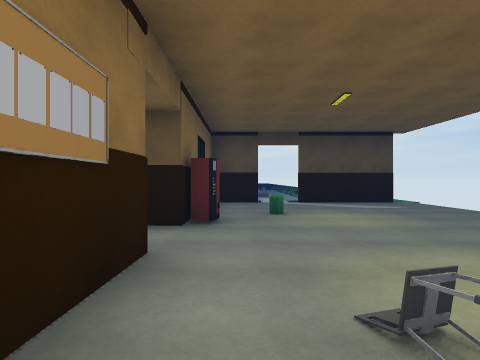
[1] (above)

12 first-person views from a walk through a 3-D level made in the Unity game engine. The camera is 1.4 m above the floor, looks level and sees 80° across. The floor is counted in squares, 2 m on a side. Each view is taken from the middle of a square. On the plan, view 1 faces up. The plan holds only what a view shows up to about 10 squares ahead; the rest is blank. The place goes on beyond the plan. Some animated figures are not drawn. Door leaves are left out, so doorways stand open. Some surface patterns are stand-ins.

[2]
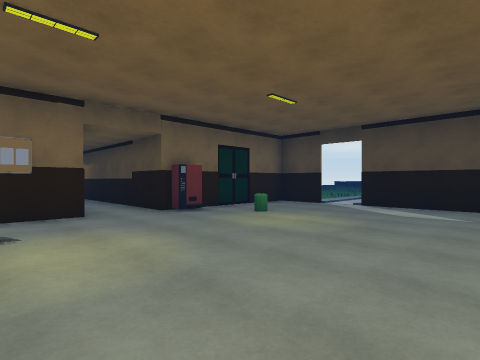

[3]
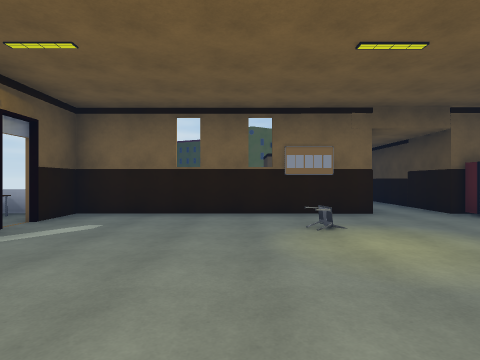

[4]
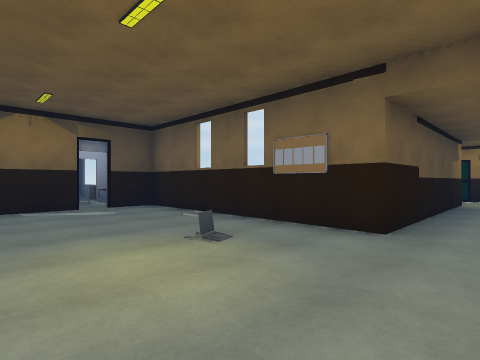

[5]
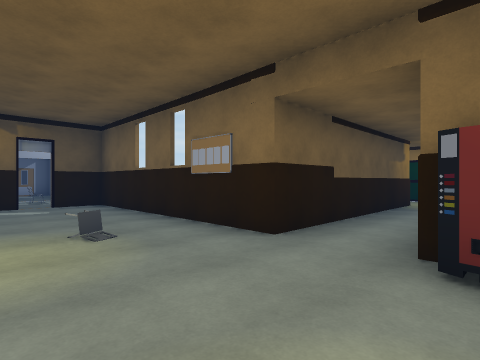

[6]
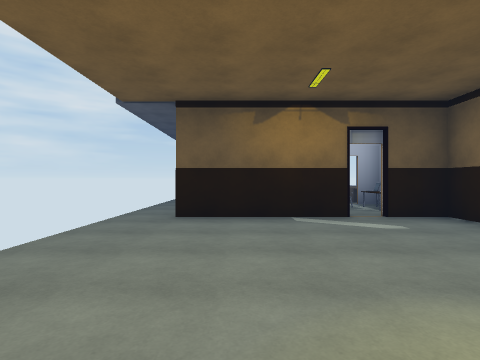

[7]
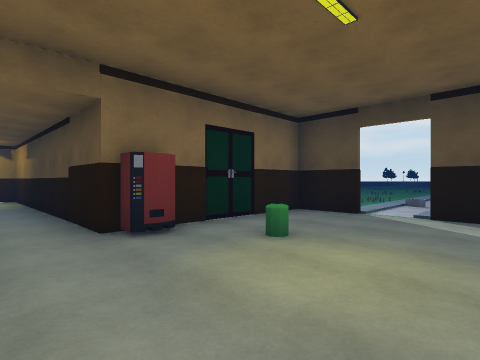

[8]
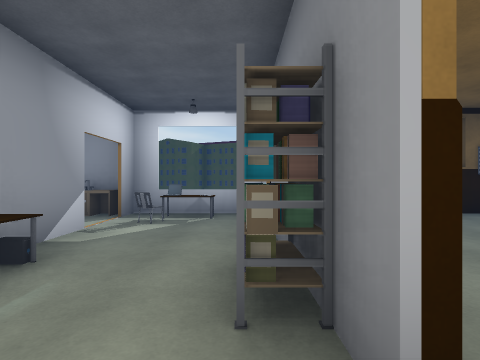

[9]
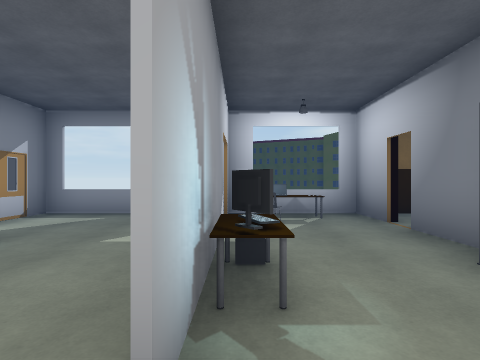

[10]
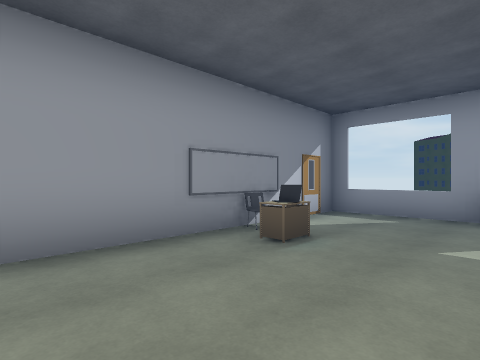

[11]
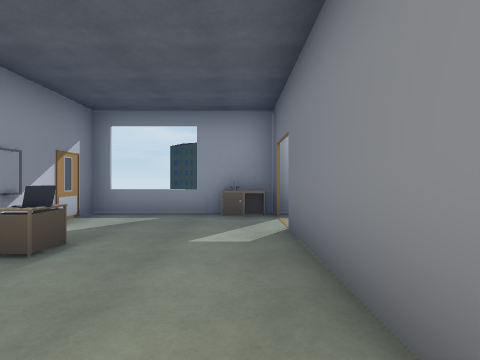

[12]
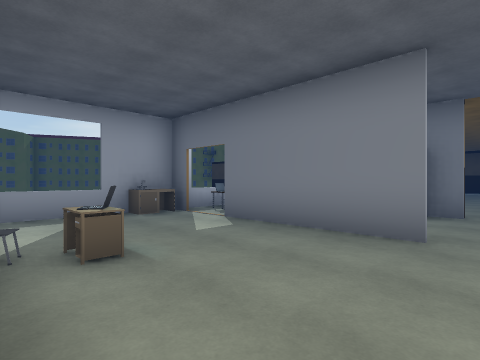

### Floor plan
Points are (right, up) in squares from view 1. A wall is a line through its corners. A room is listed if a view was taken in it or the views show most of it. See-through windows are left out.
Room 1 (views 1, 2, 3, 4, 5, 6, 7, 8, 9, 10, 11, 12)
walls: (0.9, -3.4) (2.6, -3.4); (-1.4, 4.4) (-8.4, 4.4) (-8.4, 2.2); (2.6, -6.2) (4.2, -6.2); (4.2, -6.3) (0.9, -6.3); (-0.4, -6.3) (-1, -6.3); (-1, -6.5) (-1.1, -10.1) (4.8, -10.1); (0.6, 8.9) (-0.8, 8.9) (-0.8, 5.4); (-6.9, 2.7) (-0.9, 2.7) (-1, -3.4) (0.4, -3.4); (4.9, 8.9) (1.8, 8.9)
ways out: opening at (0, -6) to room 2; opening at (1.5, -5) to room 2; open door at (0.5, -4) to room 2; opening at (5, 9); open door at (1.3, 8.7)
objects: table (-1, -7); machine (-1, 5); chair (0, -7); chair (1, 1); chair (2, -10); table (2, -9); laptop (2, -8); other object (3, -7); other object (4, -4)
Room 2 (no view inside)
walls: (0.9, -6.2) (2.6, -6.2); (0.2, -3.6) (-1, -3.6) (-1, -6.5); (2.4, -3.6) (0.9, -3.6)
ways out: opening at (0, -6) to room 1; opening at (1.5, -5) to room 1; open door at (0.5, -4) to room 1
objects: laptop (0, -6)

Where each view was taken, in squares from view 1:
view 1: 0 up, 0 right, facing up
view 2: 1 up, 5 right, facing up-left
view 3: 0 up, 5 right, facing left
view 4: 4 up, 3 right, facing down-left
view 5: 5 up, 2 right, facing down-left
view 6: 2 up, 3 right, facing down
view 7: 3 up, 3 right, facing up-left
view 8: 4 down, 5 right, facing left
view 9: 6 down, 5 right, facing left
view 10: 7 down, 5 right, facing down-left
view 11: 7 down, 5 right, facing left
view 12: 10 down, 5 right, facing up-left
